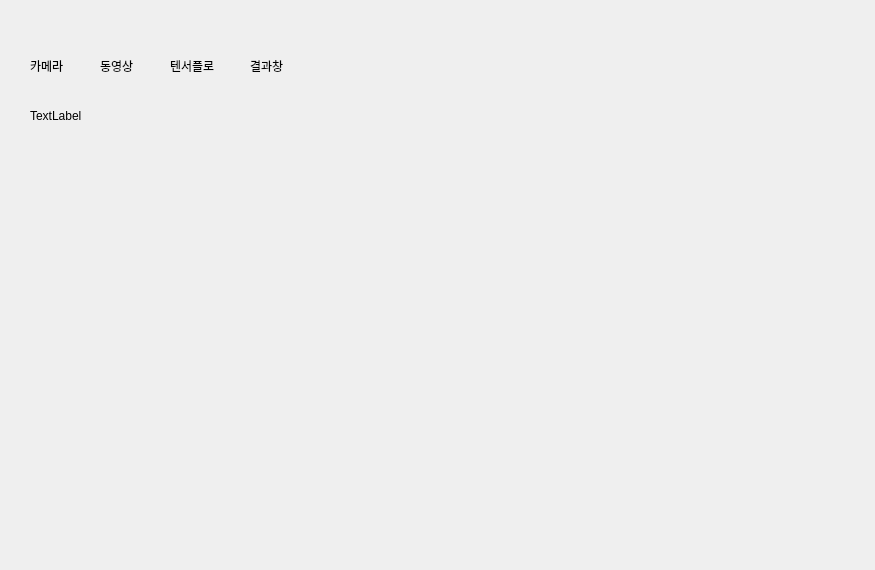
<?xml version="1.0" encoding="UTF-8"?>
<ui version="4.0">
 <class>weget</class>
 <widget class="QWidget" name="weget">
  <property name="geometry">
   <rect>
    <x>0</x>
    <y>0</y>
    <width>875</width>
    <height>570</height>
   </rect>
  </property>
  <property name="windowTitle">
   <string>오일쇼크</string>
  </property>
  <widget class="QLabel" name="label">
   <property name="geometry">
    <rect>
     <x>30</x>
     <y>60</y>
     <width>56</width>
     <height>12</height>
    </rect>
   </property>
   <property name="text">
    <string>카메라</string>
   </property>
  </widget>
  <widget class="QLabel" name="label_2">
   <property name="geometry">
    <rect>
     <x>170</x>
     <y>60</y>
     <width>56</width>
     <height>12</height>
    </rect>
   </property>
   <property name="text">
    <string>텐서플로</string>
   </property>
  </widget>
  <widget class="QLabel" name="label_3">
   <property name="geometry">
    <rect>
     <x>250</x>
     <y>60</y>
     <width>56</width>
     <height>12</height>
    </rect>
   </property>
   <property name="text">
    <string>결과창</string>
   </property>
  </widget>
  <widget class="QLabel" name="label_4">
   <property name="geometry">
    <rect>
     <x>100</x>
     <y>60</y>
     <width>56</width>
     <height>12</height>
    </rect>
   </property>
   <property name="text">
    <string>동영상</string>
   </property>
  </widget>
  <widget class="QLabel" name="label_5">
   <property name="geometry">
    <rect>
     <x>30</x>
     <y>110</y>
     <width>56</width>
     <height>12</height>
    </rect>
   </property>
   <property name="text">
    <string>TextLabel</string>
   </property>
  </widget>
 </widget>
 <resources/>
 <connections/>
</ui>
